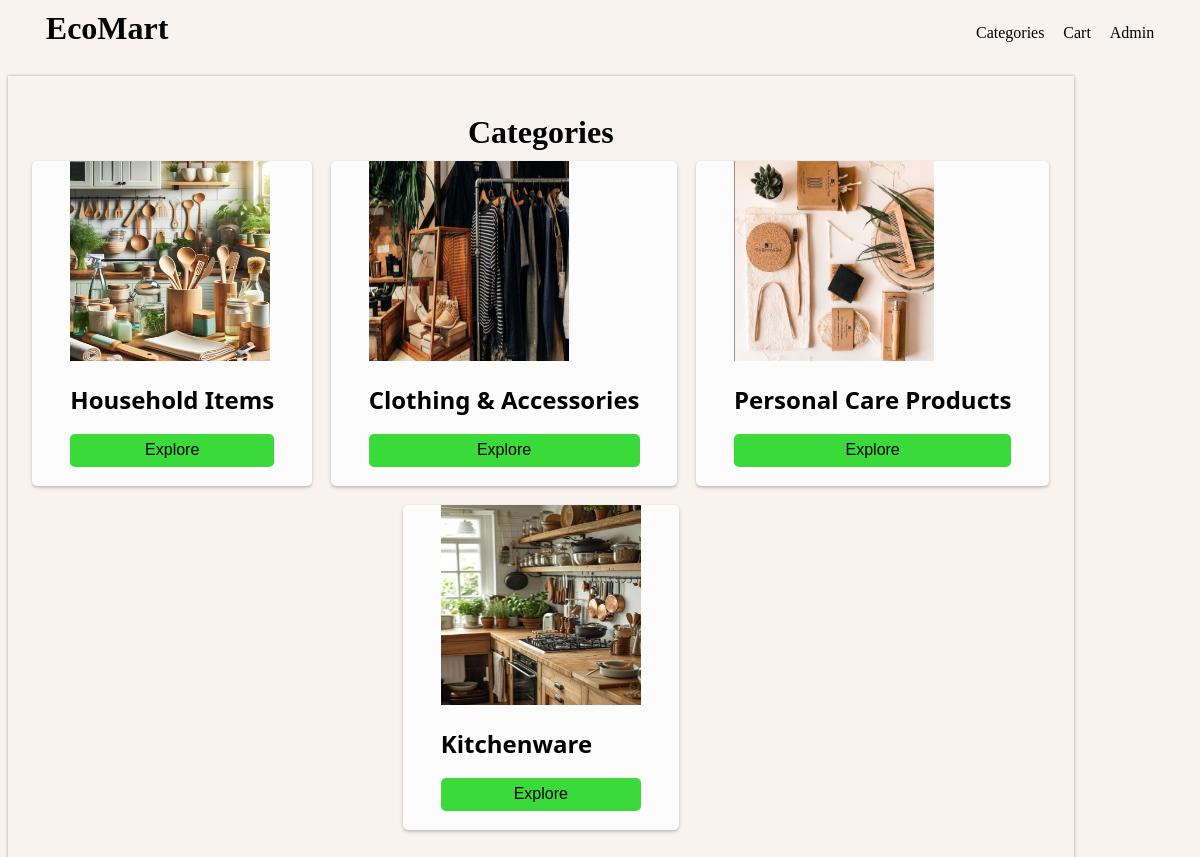
The app's page /category/ (signed in) with its own data.
### vault.py (models this page shows, shortened)
class User(Base):
    __tablename__ = 'users'
    id = Column(Integer, primary_key=True, autoincrement=True)
    name = Column('name',String)
    email = Column('email',String)
    password = Column('password', String)
    address = Column('address', String)
    phone_number = Column('phone_number', String)
    admin = Column('admin', Integer, default=0)

class Category(Base):
    __tablename__ = 'categories'
    id = Column(Integer, primary_key=True, autoincrement=True)
    name = Column('name',String)
    image = Column('image',String)
    date = Column('date',String)

### user_routes.py (the view)
@app.route('/category/')
def category():
    if 'user' in session:
        categories = agent.query(Category).all()
        user = agent.query(User).filter(User.id == session['user']).first()
        return render_template('user/category.html', categories=categories, user=user)
    else:
        return render_template('login/new.html')

### templates/user/category.html (shortened to what this page needs)
<!DOCTYPE html>
<html lang="en">
  <head>
    <link
      rel="stylesheet"
      type="text/css"
      href="{{ url_for('static',filename='styles/style.css') }}"
    />
  </head>
  <body>
    <div class="main">
      <div class="navigation">
        <a href="/">
          <h1>EcoMart</h1>
        </a>
        <div class="right-nav">
          <p><a href="/cart/{{user.id}}">Categories</a></p>
          <p><a href="/cart/{{user.id}}">Cart</a></p>
          <div class="dropdown">
            <p class="my-name">{{user.name}}</p>
          </div>
        </div>
      </div>
      <br />
      <div class="category">
        <h1>Categories</h1>
        <div class="product-list">
          {% for category in categories %}
          <div class="product">
            <div class="product-image">
              <img src="/static/assets/{{category.image}}" alt="" />
            </div>
            <div class="product-info">
              <br />
              <h2 class="product-name">{{category.name}}</h2>
              <br />
              <button
                class="add-to-cart"
                onclick="location.href='/home#{{category.name}}'"
              >
                Explore
              </button>
            </div>
          </div>
          {% endfor %}
        </div>
      </div>
    </div>
  </body>
</html>

### static/styles/style.css (style rules this page uses)
.product { width: fit-content; padding: 0cm 1cm 0.5cm 1cm; box-shadow: rgba(50, 50, 93, 0.25) 0px 2px 5px -1px, rgba(0, 0, 0, 0.3) 0px 1px 3px -1px; border-radius: 5px; background-color: rgb(252, 252, 252); }
.product-name { font-family: Noto Sans; }
.navigation { display: flex; padding: 0cm 1cm; align-items: center; justify-content: space-between; }
.my-name { cursor: pointer; }
.right-nav { display: flex; column-gap: 0.5cm; }
.dropdown { position: relative; display: inline-block; }
.add-to-cart { font-size: 16px; width: 100%; padding: 0.2cm; border: none; border-radius: 5px; background-color: #3ada3a; cursor: pointer; }
h2 { margin: 0px 0px; }
.category { display: flex; flex-direction: column; align-items: center; max-width: 90%; box-shadow: rgba(0, 0, 0, 0.35) 0px 0px 3px; padding: 1cm 0cm; }
.product-list { display: flex; flex-wrap: wrap; justify-content: center; column-gap: 0.5cm; row-gap: 0.5cm; }
img { width: 200px; height: 200px; }
h1 { margin: 0px 0px 10px 0px; }
a { text-decoration: none; color: black; }
body { background-color: rgb(248, 243, 238); }

### records on screen
User: name "Admin"
Category: image (picture), name "Household Items"
Category: image (picture), name "Clothing & Accessories"
Category: image (picture), name "Personal Care Products"
Category: image (picture), name "Kitchenware"
